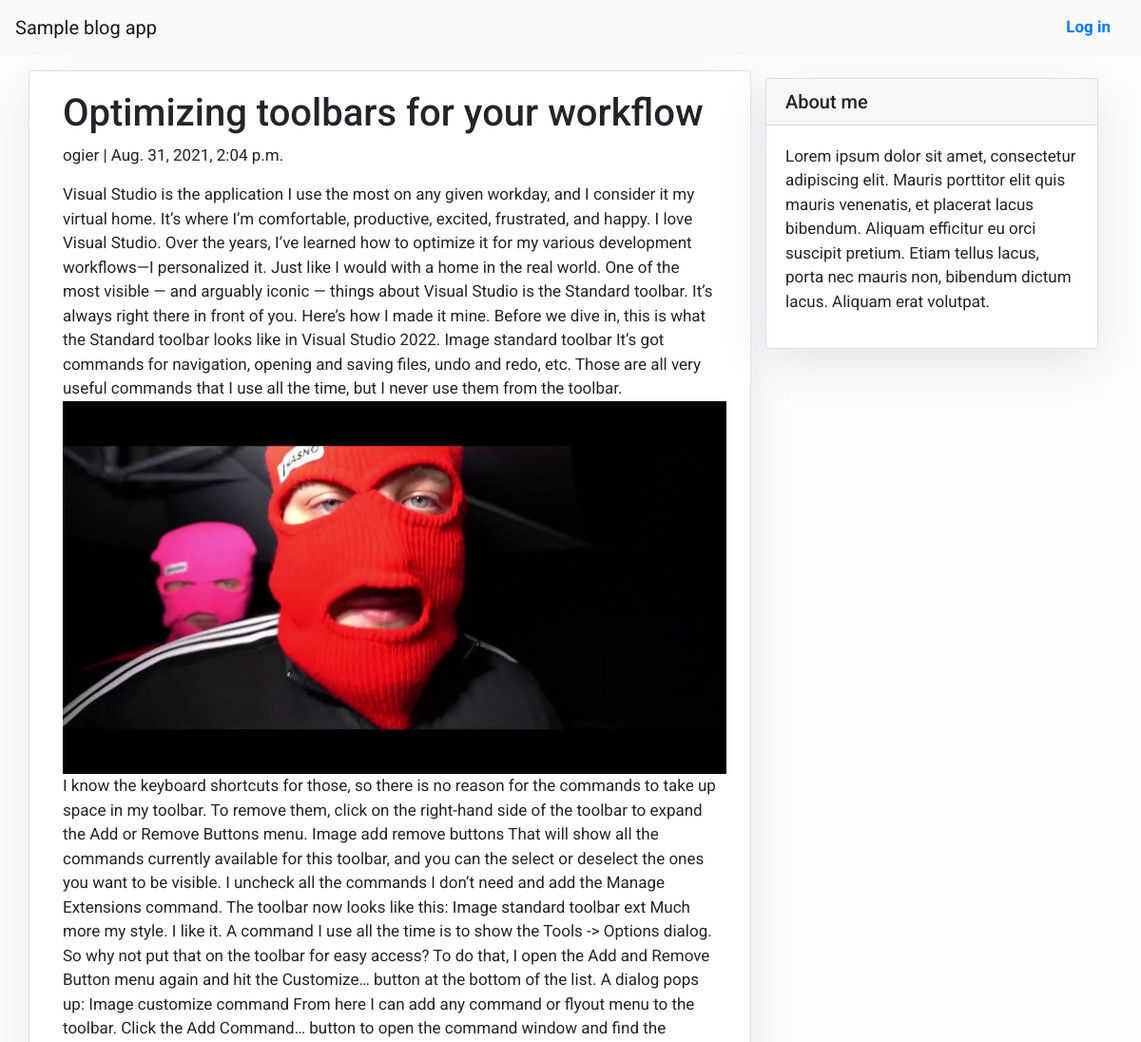
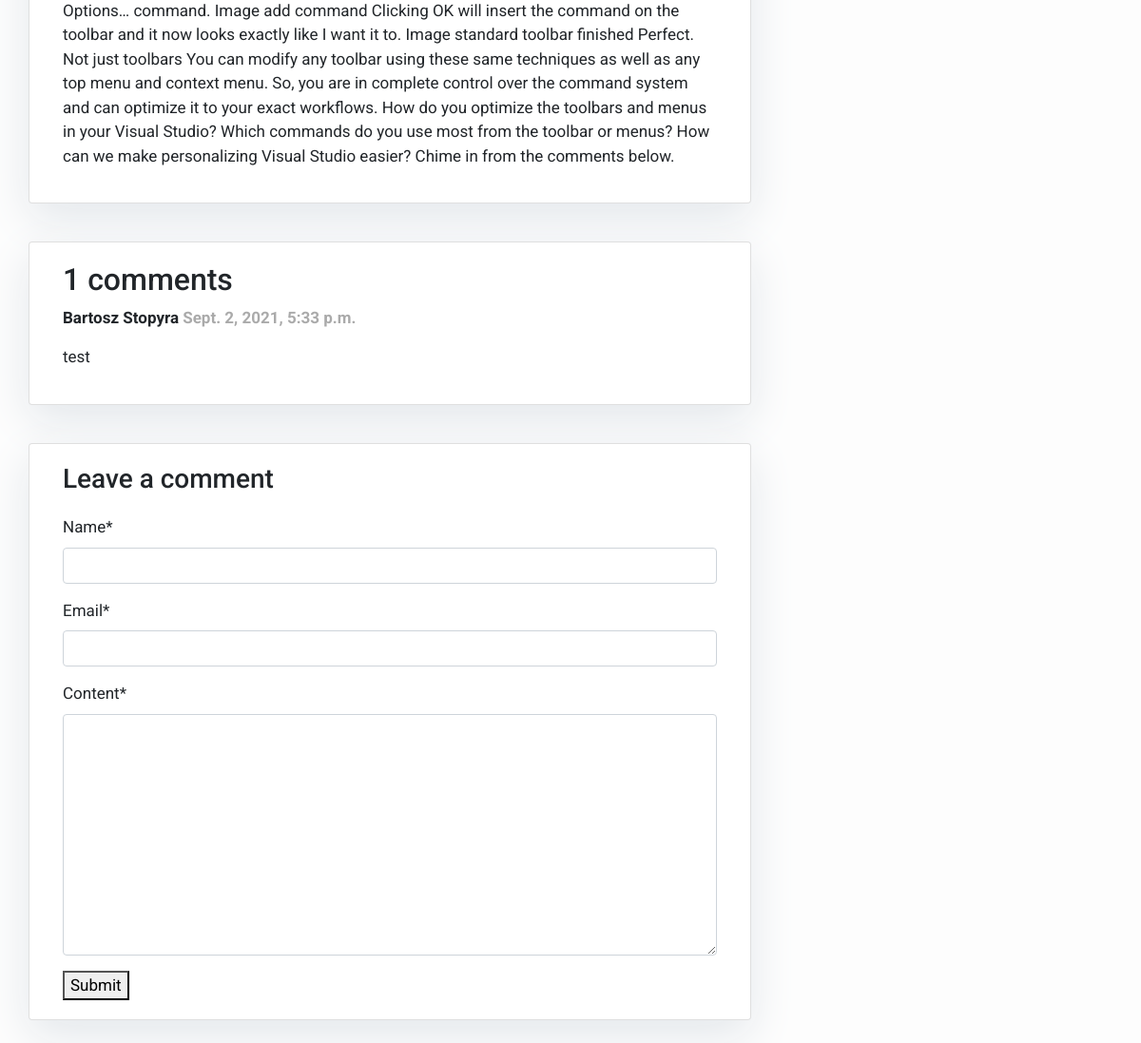
Page /optimizing-toolbars-for-your-workflow/ on the committed database (2 pictures, top to bottom).
### blog/models.py (models this page shows, shortened)
class Post(models.Model):
    title = models.CharField(max_length=200, unique=True)
    slug = models.SlugField(max_length=200, unique=True)
    author = models.ForeignKey(User, on_delete=models.CASCADE, related_name='blog_posts')
    pub_date = models.DateTimeField(auto_now_add=True)
    content = models.TextField()
    mod_date = models.DateTimeField(auto_now=True)
    status = models.IntegerField(choices=STATUS, default=0)
    class Meta:
        ordering = ['-pub_date']

class Comment(models.Model):
    post = models.ForeignKey(Post, on_delete=models.CASCADE, related_name='comments')
    name = models.CharField(max_length=80)
    email = models.EmailField()
    content = models.TextField()
    pub_date = models.DateTimeField(auto_now_add=True)
    active = models.BooleanField(default=False)
    class Meta:
        ordering = ['pub_date']

### blog/views.py (the view)
# urls.py: path('<slug:slug>/', views.post_detail, name='post_detail')
def post_detail(request, slug):
    template_name = 'post_detail.html'
    post = get_object_or_404(Post, slug=slug)
    comments = post.comments.filter()
    new_comment = None
    if request.method == 'POST':
        comment_form = CommentForm(data=request.POST)
        if comment_form.is_valid():
            new_comment = comment_form.save(commit=False)
            new_comment.post = post
            new_comment.save()
    else:
        comment_form = CommentForm()
    return render(
        request,
        template_name,
        {
            'post': post,
            'comments': comments,
            'new_comment': new_comment,
            'comment_form': comment_form
        }
    )

### blog/forms.py
class CommentForm(forms.ModelForm):
    class Meta:
        model = Comment
        fields = ('name', 'email', 'content')

### templates/post_detail.html (shortened to what this page needs)
{% extends 'base.html' %} {% block content %}
<div class="container">
  <div class="row">
    <div class="col-md-8 card mb-4 mt-3 left top">
      <div class="card-body">
        <h1>{% block title %} {{ post.title }} {% endblock title %}</h1>
        <p>{{ post.author }} | {{ post.pub_date }}</p>
        <p>{{ post.content | safe }}</p>
      </div>
    </div>
    {% block sidebar %} {% include 'sidebar.html' %} {% endblock sidebar %}
    <div class="col-md-8 card mb-4  mt-3">
      <div class="card-body">
        <h2>{{ comments.count }} comments</h2>
        {% for comment in comments %}
        <div class="comments">
          <p style="font-weight: bold">
            {{ comment.name }}
            <span style="color: #aaaaaa">
              {{ comment.pub_date }}
            </span>
          </p>
          {{ comment.content | linebreaks }}
        </div>
        {% endfor %}
      </div>
    </div>
    <div class="col-md-8 card mb-4  mt-3 ">
      <div class="card-body">
        {% if new_comment %}
        <div role="alert">
          Your comment is awaiting moderation
        </div>
        {% else %}
        {% load crispy_forms_tags %}
        <h3>Leave a comment</h3>
        <form method="post" style="margin-top: 1.3em;">
          {{ comment_form | crispy }}
          <button type="submit">Submit</button>
        </form>
        {% endif %}
      </div>
    </div>
  </div>
</div>
{% endblock content %}

### templates/base.html (shortened to what this page needs)
<!DOCTYPE html>
<html>
  <head>
    <link
      rel="stylesheet"
      href="https://maxcdn.bootstrapcdn.com/bootstrap/4.0.0/css/bootstrap.min.css"
    />
  </head>
  <body>
    <nav class="navbar navbar-light bg-light">
      <div>
        <a class="navbar-brand" href="{% url 'home' %}">Sample blog app</a>
      </div>
      <div>
        {% if request.user.is_authenticated %}
          <a class="nav-link text-black font-weight-bold" href="{% url 'admin:logout' %}">Log out</a>
        {% else %}
          <a class="nav-link text-black font-weight-bold" href="{% url 'admin:login' %}">Log in</a>
        {% endif %}
      </div>
    </nav>
    {% block content %} {% endblock content %}
  </body>
</html>

### templates/sidebar.html (shortened to what this page needs)
{% block sidebar %}
<div class="col-md-4 float-right">
  <div class="card my-4">
    <h5 class="card-header">About me</h5>
    <div class="card-body">
      <p class="">
        Lorem ipsum dolor sit amet, consectetur adipiscing elit. Mauris porttitor elit quis mauris venenatis, et placerat lacus bibendum. Aliquam efficitur eu orci suscipit pretium. Etiam tellus lacus, porta nec mauris non, bibendum dictum lacus. Aliquam erat volutpat.
      </p>
    </div>
  </div>
</div>
{% endblock sidebar %}

### templates/base.html (style rules this page uses)
body { font-family: "Roboto", sans-serif; font-size: 17px; background-color: #fdfdfd; }

### templates/sidebar.html (style rules this page uses)
.card { box-shadow: 0 16px 48px #e3e7eb; }

### rows in the picture
Post: title "Optimizing toolbars for your workflow", author "ogier", pub_date "Aug. 31, 2021, 2:04 p.m.", content "Visual Studio is the application I use the most on any given workday, and I consider it my virtual home. It’s where I’m comfortable, productive, excited, frustrated, and happy. I love Visual Studio. Over the years, I’ve learned how to optimize it for my various development workflows—I personalized it. Just like I would with a home in the real world. One of the most visible — and arguably iconic — things about Visual Studio is the Standard toolbar. It’s always right there in front of you. Here’s how I made it mine. Before we dive in, this is what the Standard toolbar looks like in Visual Studio 2022. Image standard toolbar It’s got commands for navigation, opening and saving files, undo and…", content (picture)
Comment: name "Bartosz Stopyra", pub_date "Sept. 2, 2021, 5:33 p.m.", content "test"

### other values in the picture
{{ comments.count }} "1"
